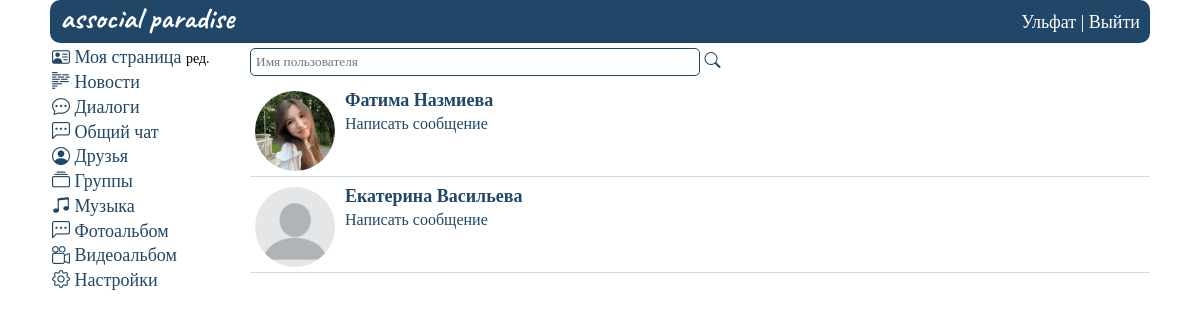
The page /friends (signed in) on the database its author committed.
### mysite/models.py (models this page shows, shortened)
class UserProfile(models.Model):
    ciggar_choices = [
        ('p', 'Положительное'),
        ('n', 'Отрицательное'),
    ]
    alco_choices = [
        ('p', 'Положительное'),
        ('n', 'Отрицательное'),
    ]
    gender_choices = [
        ('m', 'Мужской'),
        ('w', 'Женский'),
    ]
    religion_choices = [
        ('chr', 'Христианство'),
        ('isl', 'Ислам'),
        ('ind', 'Индуизм'),
        ('bdm', 'Буддизм'),
        ('iud', 'Иудаизм'),
        ('atm', 'Атеизм'),
    ]
    user = models.OneToOneField(User, on_delete=models.CASCADE)
    avatar = models.ImageField(
        upload_to="mysite/static/images/personal_photos/", blank=True, verbose_name='Аватарка',
        default='mysite/static/images/icons/none_avatar.png')
    first_name = models.CharField(max_length=20, blank=True, null=True, verbose_name='Имя')
    last_name = models.CharField(max_length=20, blank=True, null=True, verbose_name='Фамилия')
    birthdate = models.DateField(blank=True, null=True, verbose_name='Дата рождения')
    gender = models.CharField(max_length=1, blank=True, null=True, choices=gender_choices, verbose_name='Пол')
    hometown = models.CharField(max_length=30, blank=True, null=True, verbose_name='Родной город')
    fav_music = models.CharField(max_length=30, blank=True, null=True, verbose_name='Любимая музыка')
    fav_movies = models.CharField(max_length=30, blank=True, null=True, verbose_name='Любимые фильмы')
    fav_quotes = models.CharField(max_length=30, blank=True, null=True, verbose_name='Любимые цитаты')
    ciggar = models.CharField(max_length=1, blank=True, null=True, choices=ciggar_choices,
                              verbose_name='Отношение к курению')
    alco = models.CharField(max_length=1, blank=True, null=True, choices=alco_choices,
                            verbose_name='Отношение к алкоголю')
    religion = models.CharField(max_length=3, blank=True, null=True, choices=religion_choices, verbose_name='Религия')
    about = models.TextField(max_length=150, blank=True, null=True, verbose_name='О себе')
    plink = models.CharField(max_length=10, blank=True, null=True, verbose_name='Короткая ссылка')
    telegram = models.CharField(max_length=30, blank=True, null=True, verbose_name='Telegram')
    instagram = models.CharField(max_length=30, blank=True, null=True, verbose_name='Instagram')
    email = models.EmailField(max_length=30, blank=True, null=True, verbose_name='Почта')
    phone = models.CharField(max_length=12, blank=True, null=True, verbose_name='Телефон')
    class Meta:
        verbose_name_plural = 'Информация о пользователях'

class FriendsList(models.Model):
    from_user = models.TextField(max_length=100)
    to_user = models.TextField(max_length=100)
    friends = models.TextField(max_length=1, default=0)
    time_create = models.DateTimeField(auto_now_add=True)
    class Meta:
        verbose_name_plural = 'Друзья'

### mysite/views.py (the view)
# urls.py: path("friends", viewFriends, name="friends"), #Показать список всех пользователей
@login_required(login_url='home')
def viewFriends(request):
    userid = getAuthUser(request)
    personal_data = getUser(userid)
    allDialogues = getAllMessages(userid)
    unread_messages = calculation_unread(allDialogues, userid)
    friends = FriendsList.objects.raw(
            f'SELECT * FROM MYSITE_friendslist fl JOIN MYSITE_userprofile up on fl.to_user = up.user_id WHERE fl.from_user = {userid} and fl.friends = 1')
    followers = FriendsList.objects.raw(
        f'SELECT * FROM MYSITE_friendslist fl JOIN MYSITE_userprofile up on fl.from_user = up.user_id WHERE fl.to_user = {userid} and fl.friends = 0')
    data = {
        'userid': userid,
        'personal_data': personal_data,
        'allDialogues': allDialogues,
        'unread_messages': unread_messages,
        'friends': friends,
        'followers': followers,
        'len_followers': len(followers),
    }
    if request.method == 'POST':
        form = request.POST
        data['find_user'] = UserProfile.objects.filter(first_name__contains=form['search_friend'])
    return render(request, 'friends.html', data)

### mysite/views.py (called while the page is built)
def getAuthUser(request):
    return request.session.get('is_auth', False)

def getUser(userid):
    return UserProfile.objects.get(user_id=userid)

def calculation_unread(messages, userid):
    msg = 0
    for i in messages:
        if i.status_message == 0 and int(i.last_sender) != userid:
            msg += 1
    return msg

def getAllMessages(userid):
    allMsg = HaveDialog.objects.raw(
        f'select 1 as id, up.first_name as name_sender, up2.first_name as name_recipient, hd.time_update, hd.last_sender, up3.first_name as name_last_sender, hd.user_recipient_id, hd.user_sender_id, hd.status_message, up.avatar, hd.last_message from mysite_havedialog hd join mysite_userprofile up on up.user_id = hd.user_sender_id join mysite_userprofile up2 on up2.user_id = hd.user_recipient_id join mysite_userprofile up3 on up3.user_id = hd.last_sender where hd.user_recipient_id = {userid} order by hd.time_update desc')
    return allMsg

### mysite/templates/friends.html (shortened to what this page needs)
{%extends 'base.html'%}
{% load static %}
{%block content%}
    <div class="wrapper_users">
    {% include "header.html" %}
    <div class="rows_user">
        <div class="col1_user">
            {% include "menu.html" %}
        </div>
        <div class="col2_user">
            <div class="users__form">
                <form method="post">
                    <input type="text" name="search_friend" placeholder="Имя пользователя" autofocus>
                    <button type="submit" class="button bi bi-search" ></button>
                </form>
            </div>
            <div class="user_list">
                {% for user in friends %}
                <div class="user_item">
                    <div class="user_item_img">
                        <a href="{% url 'viewUser' user.user_id %}" class="user_links"><img src="{% static user.avatar|cut:'mysite/static' %}"></a>
                    </div>
                    <div class="user_item_name">
                        <a href="{% url 'viewUser' user.user_id %}" class="user_links">{{ user.first_name }} {{ user.last_name }}</a>
                        <div class="user__send">
                            <a href="{% url 'viewDialogues' user.user_id %}">Написать сообщение</a>
                        </div>
                    </div>
                </div>
                {% endfor %}
            </div>
        </div>
    </div>
    </div>
{%endblock%}

### mysite/templates/header.html
{%extends 'base.html'%}
{% load static %}
{%block content%}
<header class="header">
      <ul class="header__sidebar">
        <li class="header__logo"><a href="{% url 'home' %}">associal paradise</a></li>
        <li class="header__item"><a href="{% url 'home' %}">{{personal_data.first_name}}</a> | <a type="submit" href="{% url 'out' %}">Выйти</a></li>
      </ul>
 </header>
{%endblock%}

### mysite/static/css/index.css (style rules this page uses)
* { padding: 0; margin: 0; border: 0; }
*,*:before,*:after { -moz-box-sizing: border-box; -webkit-box-sizing: border-box; box-sizing: border-box; }
nav,footer,header,aside { display: block; }
html,body { height: 100%; width: 100%; font-size: 100%; line-height: 1; font-size: 14px; -ms-text-size-adjust: 100%; -moz-text-size-adjust: 100%; -webkit-text-size-adjust: 100%; }
input,button,textarea { font-family:inherit; }
button { cursor: pointer;background: none; }
a, a:visited { text-decoration: none; color: black; }
ul li { list-style-type: none; }
li { list-style-type: none; }
img { vertical-align: top; }
a { color: black; width: 100%; display: inline-block; }
.header { background-color: #204768; padding: 0 10px; margin: 0 0 5px 0; border-radius: 10px; }
.header__sidebar { display: flex; justify-content: space-between; padding: 2.5px 0 7px 0; color: white; }
.header__logo { font-family: 'Caveat', cursive; font-weight: 900; font-size: 30px; }
.header a { color: white; }
.header__item { margin: 10px 0 5px 0; }
.wrapper_main, .wrapper_users, .wrapper_change, .wrapper_views { width: 1100px; font-size: 18px; margin-left: auto; margin-right: auto; }
.rows_user, .rows_change, .rows_views { display: flex; justify-content: space-between; }
.col1, .col1_user, .col1_change, .col1_views { width: 200px; padding: 0 14px 0 2px; }
.col2_user, .col2_change, .col2_views { text-align: left; width: 900px; max-width: 900px; flex-wrap: wrap; }
.user_list { margin: 10px 0 0 0; }
.users__form input { border: 1px solid #204768; width: 50%; border-radius: 5px; padding: 5px; }
.button { font-size: 16px; color: #204768; }
.user_item_name a { color: #204768; font-weight: 900; }
.user__send { margin: 5px 0 0 0; }
.user__send a { font-weight: normal; font-size: 16px; }
.user_item { display: flex; margin: 0 0 5px 0; border-bottom: 1px solid #d3d9de; padding: 5px; }
.user_item_img img { width: 80px; height: 80px; border-radius: 50%; object-fit:cover; }
.user_item_name { margin: 0 0 0 10px; font-size: 18px; }
.header__sidebar a, .sidebar a { display: inline; }

### rows shown on the page
UserProfile: first_name "Ульфат"
FriendsList: first_name "Фатима", last_name "Назмиева"
FriendsList: first_name "Екатерина", last_name "Васильева"
